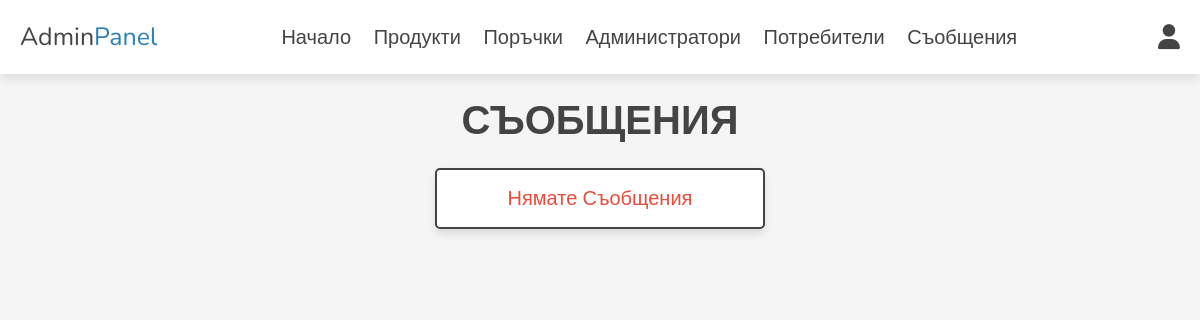
/admin/messages.php (signed in), run on an earlier commit of the app's database.
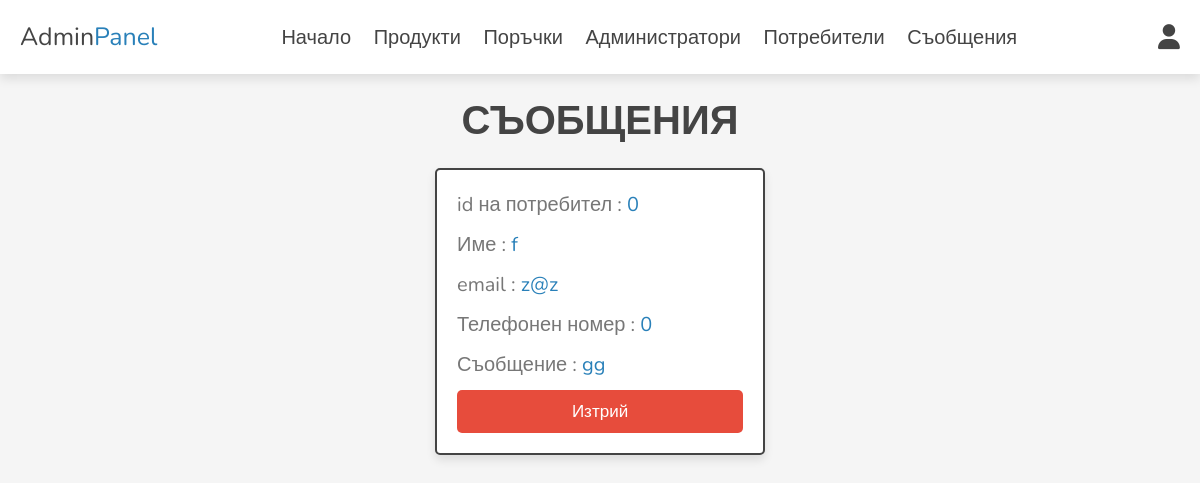
And on a later commit of the database.
### tables this page shows
CREATE TABLE `messages` (
  `id` int(100) NOT NULL,
  `user_id` int(100) NOT NULL,
  `name` varchar(100) NOT NULL,
  `email` varchar(100) NOT NULL,
  `number` varchar(12) NOT NULL,
  `message` varchar(500) NOT NULL
);

### admin/messages.php (the view, shortened to what this page needs)
<?php
include '../components/connect.php';
?>
<!DOCTYPE html>
<html lang="en">
<head>
   <link rel="stylesheet" href="https://cdnjs.cloudflare.com/ajax/libs/font-awesome/6.4.2/css/all.min.css">
   <link rel="stylesheet" href="../css/admin_style.css">
</head>
<body>
<?php include '../components/admin_header.php'; ?>
<section class="contacts">
<h1 class="heading">Съобщения</h1>
<div class="box-container">
   <?php
      $select_messages = $conn->prepare("SELECT * FROM `messages`");
      $select_messages->execute();
      if($select_messages->rowCount() > 0){
         while($fetch_message = $select_messages->fetch(PDO::FETCH_ASSOC)){
   ?>
   <div class="box">
   <p> id на потребител : <span><?= $fetch_message['user_id']; ?></span></p>
   <p> Име : <span><?= $fetch_message['name']; ?></span></p>
   <p> email : <span><?= $fetch_message['email']; ?></span></p>
   <p> Телефонен номер : <span><?= $fetch_message['number']; ?></span></p>
   <p> Съобщение : <span><?= $fetch_message['message']; ?></span></p>
   <a href="messages.php?delete=<?= $fetch_message['id']; ?>" onclick="return confirm('Искате ли да изтриете това съобщение?');" class="delete-btn">Изтрий</a>
   </div>
   <?php
         }
      }else{
         echo '<p class="empty">Нямате съобщения</p>';
      }
   ?>
</div>
</section>
</body>
</html>

What changed in the data, as far as the page shows it:
added messages: user "0", name "f", email "z@z", number "0", message "gg"
Also different on the page:
text no longer shown: "Нямате Съобщения"
